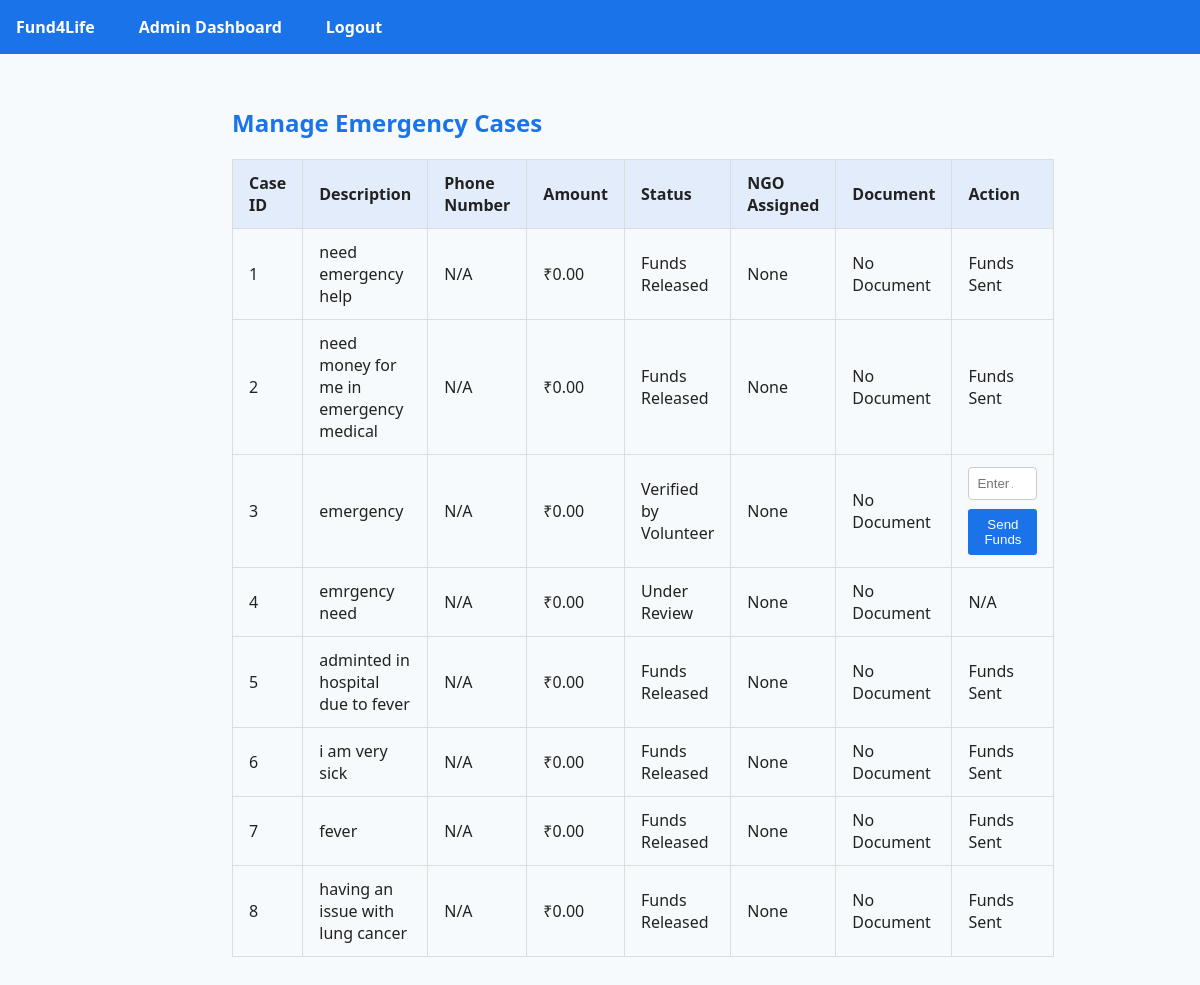
Page /admin/cases (signed in) on the committed database.
### models/emergency_case.py (models this page shows)
class EmergencyCase(db.Model):
    __tablename__ = 'emergency_case'
    id = db.Column(db.Integer, primary_key=True)
    donor_id = db.Column(db.Integer, db.ForeignKey('donor.id'), nullable=False)
    description = db.Column(db.String(500), nullable=False)
    amount_requested = db.Column(db.Float, nullable=False)
    status = db.Column(db.String(20), default='Pending')
    assigned_ngo = db.Column(db.Integer, db.ForeignKey('ngo.id'), nullable=True)
    assigned_volunteer = db.Column(db.Integer, db.ForeignKey('volunteer.id'), nullable=True)  # Add this field
    created_at = db.Column(db.DateTime, server_default=db.func.now())
    document_filename = db.Column(db.String(300), nullable=True)

### admin/routes.py (the view, shortened to what this page needs)
@admin_bp.route('/cases', methods=['GET', 'POST'])
@admin_required
def cases():
    all_cases = EmergencyCase.query.all()
    ngos = NGO.query.filter_by(is_approved=True).all()
    return render_template('admin/cases.html', cases=all_cases, ngos=ngos)

### admin/routes.py (called while the page is built)
def admin_required(f):
    from functools import wraps
    @wraps(f)
    def decorated(*args, **kwargs):
        if not session.get('admin_logged_in'):
            flash('Admin login required.', 'danger')
            return redirect(url_for('admin.login'))
        return f(*args, **kwargs)
    return decorated

### templates/admin/cases.html (shortened to what this page needs)
{% extends "base.html" %}
{% block content %}
<h2>Manage Emergency Cases</h2>
<table border="1" cellpadding="6">
    <thead>
        <tr>
            <th>Case ID</th>
            <th>Description</th>
            <th>Phone Number</th>
            <th>Amount</th>
            <th>Status</th>
            <th>NGO Assigned</th>
            <th>Document</th>
            <th>Action</th>
        </tr>
    </thead>
    <tbody>
        {% for case in cases %}
        <tr>
            <td>{{ case.id }}</td>
            <td>{{ case.description }}</td>
            <td>{{ case.phone or 'N/A' }}</td>
            <td>₹{{ "%.2f"|format(case.amount) if case.amount else '0.00' }}</td>
            <td>{{ case.status }}</td>
            <td>{{ case.ngo.name if case.ngo else 'None' }}</td>
            <td>
                {% if case.document %}
                    <a href="{{ url_for('admin.uploaded_file', filename=case.document) }}" target="_blank">View</a>
                {% else %}
                    No Document
                {% endif %}
            </td>
            <td>
                {% if case.status == 'Pending' %}
                    <form method="POST" action="{{ url_for('admin.cases') }}">
                        <input type="hidden" name="case_id" value="{{ case.id }}">
                        <select name="assigned_ngo" required>
                            <option value="">Assign NGO</option>
                            {% for ngo in ngos %}
                            <option value="{{ ngo.id }}">{{ ngo.name }}</option>
                            {% endfor %}
                        </select>
                        <button type="submit" name="action" value="assign">Assign</button>
                    </form>
                {% elif case.status in ['Approved', 'Approved by NGO', 'Verified by Volunteer'] %}
                    <form method="POST" action="{{ url_for('admin.approve_funds', case_id=case.id) }}">
                        <input type="number" name="amount" placeholder="Enter Amount" min="1" required>
                        <button type="submit">Send Funds</button>
                    </form>
                {% elif case.status == 'Funds Released' %}
                    Funds Sent<br>
                {% else %}
                    N/A
                {% endif %}
            </td>
        </tr>
        {% endfor %}
    </tbody>
</table>
{% endblock %}

### static/css/styles.css (style rules this page uses)
body { font-family: 'Segoe UI', Tahoma, Geneva, Verdana, sans-serif; margin: 0; padding: 0; background: #f7fafc; color: #222; }
h1, h2, h3, h4 { color: #1a73e8; }
table { width: 100%; border-collapse: collapse; margin: 1em 0; }
th, td { border: 1px solid #ddd; padding: 0.75em 1em; text-align: left; }
th { background: #e3ecfa; }
button { background: #1a73e8; color: #fff; border: none; padding: 0.6em 1.2em; cursor: pointer; border-radius: 3px; transition: background-color 0.3s ease; }
input, textarea, select { padding: 0.6em; margin-bottom: 0.7em; width: 100%; max-width: 400px; border: 1px solid #ccc; border-radius: 4px; box-sizing: border-box; }

### rows in the picture
EmergencyCase: id "1", description "need emergency help", phone "N/A", amount "0.00", status "Funds Released", ngo "None", shows "Funds Sent"
EmergencyCase: id "2", description "need money for me in emergency medical", phone "N/A", amount "0.00", status "Funds Released", ngo "None", shows "Funds Sent"
EmergencyCase: id "3", description "emergency", phone "N/A", amount "0.00", status "Verified by Volunteer", ngo "None"
EmergencyCase: id "4", description "emrgency need", phone "N/A", amount "0.00", status "Under Review", ngo "None"
EmergencyCase: id "5", description "adminted in hospital due to fever", phone "N/A", amount "0.00", status "Funds Released", ngo "None", shows "Funds Sent"
EmergencyCase: id "6", description "i am very sick", phone "N/A", amount "0.00", status "Funds Released", ngo "None", shows "Funds Sent"
EmergencyCase: id "7", description "fever", phone "N/A", amount "0.00", status "Funds Released", ngo "None", shows "Funds Sent"
EmergencyCase: id "8", description "having an issue with lung cancer", phone "N/A", amount "0.00", status "Funds Released", ngo "None", shows "Funds Sent"
